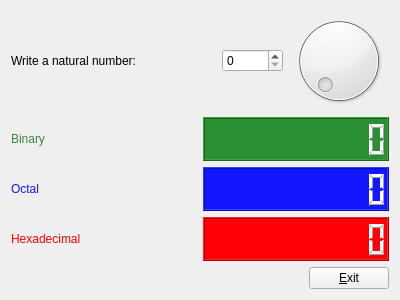
<?xml version="1.0" encoding="UTF-8"?>
<ui version="4.0">
 <class>Form</class>
 <widget class="QWidget" name="Form">
  <property name="geometry">
   <rect>
    <x>0</x>
    <y>0</y>
    <width>400</width>
    <height>300</height>
   </rect>
  </property>
  <property name="windowTitle">
   <string>Form</string>
  </property>
  <layout class="QVBoxLayout" name="verticalLayout">
   <item>
    <layout class="QHBoxLayout" name="horizontalLayout">
     <item>
      <widget class="QLabel" name="label">
       <property name="text">
        <string>Write a natural number:</string>
       </property>
      </widget>
     </item>
     <item>
      <spacer name="horizontalSpacer">
       <property name="orientation">
        <enum>Qt::Horizontal</enum>
       </property>
       <property name="sizeHint" stdset="0">
        <size>
         <width>18</width>
         <height>20</height>
        </size>
       </property>
      </spacer>
     </item>
     <item>
      <widget class="QSpinBox" name="spinBox">
       <property name="maximum">
        <number>99999</number>
       </property>
      </widget>
     </item>
     <item>
      <widget class="QDial" name="dial">
       <property name="maximum">
        <number>999</number>
       </property>
      </widget>
     </item>
    </layout>
   </item>
   <item>
    <layout class="QHBoxLayout" name="horizontalLayout_3">
     <item>
      <widget class="QLabel" name="label_2">
       <property name="styleSheet">
        <string notr="true">color: rgb(57, 132, 66);
</string>
       </property>
       <property name="text">
        <string>Binary</string>
       </property>
      </widget>
     </item>
     <item>
      <widget class="QLCDNumber" name="lcdNumber">
       <property name="styleSheet">
        <string notr="true">background-color: rgb(45, 143, 51);
color: rgb(255, 255, 255);</string>
       </property>
       <property name="digitCount">
        <number>10</number>
       </property>
       <property name="mode">
        <enum>QLCDNumber::Bin</enum>
       </property>
      </widget>
     </item>
    </layout>
   </item>
   <item>
    <layout class="QHBoxLayout" name="horizontalLayout_4">
     <item>
      <widget class="QLabel" name="label_3">
       <property name="styleSheet">
        <string notr="true">color: rgb(24, 16, 255);</string>
       </property>
       <property name="text">
        <string>Octal</string>
       </property>
      </widget>
     </item>
     <item>
      <widget class="QLCDNumber" name="lcdNumber_2">
       <property name="styleSheet">
        <string notr="true">color: rgb(255, 255, 255);
background-color: rgb(19, 23, 255);</string>
       </property>
       <property name="digitCount">
        <number>10</number>
       </property>
       <property name="mode">
        <enum>QLCDNumber::Oct</enum>
       </property>
      </widget>
     </item>
    </layout>
   </item>
   <item>
    <layout class="QHBoxLayout" name="horizontalLayout_5">
     <item>
      <widget class="QLabel" name="label_4">
       <property name="styleSheet">
        <string notr="true">color: rgb(255, 0, 4);</string>
       </property>
       <property name="text">
        <string>Hexadecimal</string>
       </property>
      </widget>
     </item>
     <item>
      <widget class="QLCDNumber" name="lcdNumber_3">
       <property name="styleSheet">
        <string notr="true">color: rgb(255, 255, 255);
background-color: rgb(255, 0, 4);</string>
       </property>
       <property name="digitCount">
        <number>10</number>
       </property>
       <property name="mode">
        <enum>QLCDNumber::Hex</enum>
       </property>
      </widget>
     </item>
    </layout>
   </item>
   <item>
    <layout class="QHBoxLayout" name="horizontalLayout_2">
     <item>
      <spacer name="horizontalSpacer_2">
       <property name="orientation">
        <enum>Qt::Horizontal</enum>
       </property>
       <property name="sizeHint" stdset="0">
        <size>
         <width>258</width>
         <height>20</height>
        </size>
       </property>
      </spacer>
     </item>
     <item>
      <widget class="QPushButton" name="pushButton">
       <property name="text">
        <string>&amp;Exit</string>
       </property>
      </widget>
     </item>
    </layout>
   </item>
  </layout>
 </widget>
 <resources/>
 <connections>
  <connection>
   <sender>dial</sender>
   <signal>valueChanged(int)</signal>
   <receiver>spinBox</receiver>
   <slot>setValue(int)</slot>
   <hints>
    <hint type="sourcelabel">
     <x>327</x>
     <y>43</y>
    </hint>
    <hint type="destinationlabel">
     <x>248</x>
     <y>53</y>
    </hint>
   </hints>
  </connection>
  <connection>
   <sender>spinBox</sender>
   <signal>valueChanged(int)</signal>
   <receiver>dial</receiver>
   <slot>setValue(int)</slot>
   <hints>
    <hint type="sourcelabel">
     <x>257</x>
     <y>62</y>
    </hint>
    <hint type="destinationlabel">
     <x>317</x>
     <y>79</y>
    </hint>
   </hints>
  </connection>
  <connection>
   <sender>pushButton</sender>
   <signal>clicked()</signal>
   <receiver>Form</receiver>
   <slot>close()</slot>
   <hints>
    <hint type="sourcelabel">
     <x>349</x>
     <y>269</y>
    </hint>
    <hint type="destinationlabel">
     <x>364</x>
     <y>251</y>
    </hint>
   </hints>
  </connection>
  <connection>
   <sender>spinBox</sender>
   <signal>valueChanged(int)</signal>
   <receiver>lcdNumber</receiver>
   <slot>display(int)</slot>
   <hints>
    <hint type="sourcelabel">
     <x>226</x>
     <y>63</y>
    </hint>
    <hint type="destinationlabel">
     <x>213</x>
     <y>144</y>
    </hint>
   </hints>
  </connection>
  <connection>
   <sender>spinBox</sender>
   <signal>valueChanged(int)</signal>
   <receiver>lcdNumber_2</receiver>
   <slot>display(int)</slot>
   <hints>
    <hint type="sourcelabel">
     <x>229</x>
     <y>70</y>
    </hint>
    <hint type="destinationlabel">
     <x>223</x>
     <y>183</y>
    </hint>
   </hints>
  </connection>
  <connection>
   <sender>spinBox</sender>
   <signal>valueChanged(int)</signal>
   <receiver>lcdNumber_3</receiver>
   <slot>display(int)</slot>
   <hints>
    <hint type="sourcelabel">
     <x>243</x>
     <y>68</y>
    </hint>
    <hint type="destinationlabel">
     <x>239</x>
     <y>223</y>
    </hint>
   </hints>
  </connection>
 </connections>
</ui>
